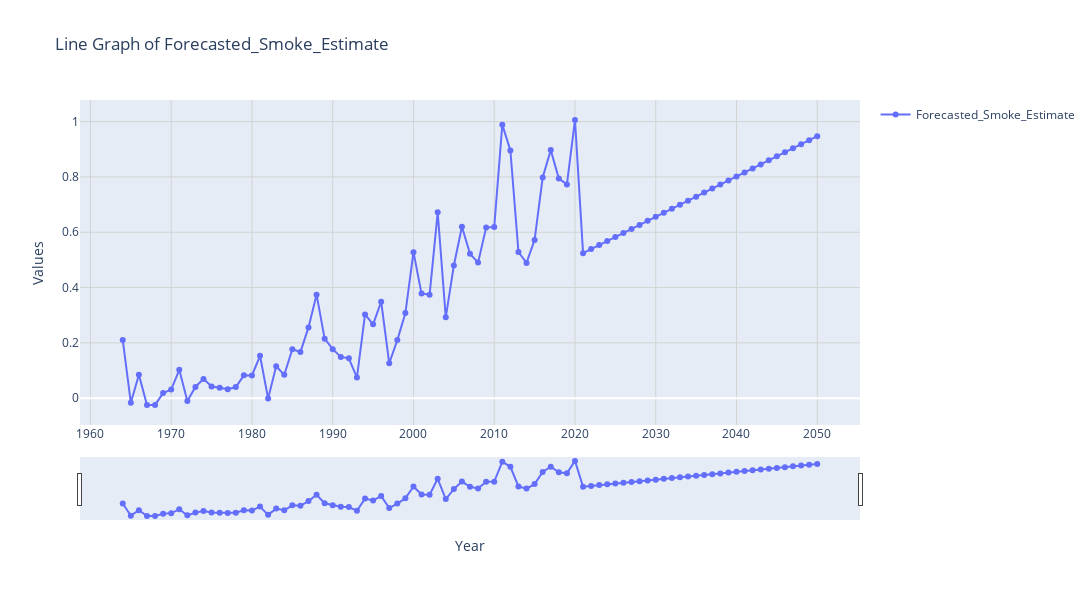

Here is the notebook cell this chart was saved with:
### Markdown cell above
# Exploratory Data Analysis (EDA): Visualizing Smoke Estimate Data, Market Data, and Their Correlations

This section focuses on visualizing the smoke estimate data and housing data, examining how they correlate, and identifying any noticeable trends. The goal is to understand the relationship between these datasets and uncover patterns that can inform further analysis.

This code creates an interactive line graph using Plotly, displaying the forecasted smoke estimates over time. It first creates a figure and adds a line trace that plots the 'Year' on the x-axis and 'Forecasted_Smoke_Estimate' on the y-axis, with both lines and markers representing the data points. The layout of the plot is customized with titles for the axes and the plot itself, as well as setting the plot dimensions. Gridlines are added to make the graph easier to read. Additionally, a range slider and selector are included for zooming and focusing on different time periods, allowing users to view data from the last 10, 20, or 50 years, or all available data. Finally, the plot is displayed. This makes the visualization more user-friendly and interactive.

### Code cell
import plotly.graph_objects as go

# Create the figure
fig = go.Figure()

# Add the line trace
fig.add_trace(go.Scatter(
    x=smoke_estimate_data['Year'],
    y=smoke_estimate_data['Forecasted_Smoke_Estimate'],
    mode='lines+markers',
    name='Forecasted_Smoke_Estimate'
))

# Customize the layout
fig.update_layout(
    title='Line Graph of Forecasted_Smoke_Estimate',
    xaxis_title='Year',
    yaxis_title='Values',
    width=1400,
    height=600,
    showlegend=True
)

# Add gridlines
fig.update_xaxes(showgrid=True, gridwidth=1, gridcolor='lightgray')
fig.update_yaxes(showgrid=True, gridwidth=1, gridcolor='lightgray')

# Add range slider and selector
fig.update_xaxes(
    rangeslider_visible=True,
    rangeselector=dict(
        buttons=list([
            dict(count=10, label="10y", step="year", stepmode="backward"),
            dict(count=20, label="20y", step="year", stepmode="backward"),
            dict(count=50, label="50y", step="year", stepmode="backward"),
            dict(step="all")
        ])
    )
)

# Show the plot
fig.show()

### Figure 1 — Plotly figure (JSON) as saved in the notebook; plotly's stock layout.template omitted (floating-point values rounded to 4 significant figures)
{"data": [{"mode": "lines+markers", "name": "Forecasted_Smoke_Estimate", "type": "scatter", "x": [1964, 1965, 1966, 1967, 1968, 1969, 1970, 1971, 1972, 1973, 1974, 1975, 1976, 1977, 1978, 1979, 1980, 1981, 1982, 1983, 1984, 1985, 1986, 1987, 1988, 1989, 1990, 1991, 1992, 1993, 1994, 1995, 1996, 1997, 1998, 1999, 2000, 2001, 2002, 2003, 2004, 2005, 2006, 2007, 2008, 2009, 2010, 2011, 2012, 2013, 2014, 2015, 2016, 2017, 2018, 2019, 2020, 2021, 2022, 2023, 2024, 2025, 2026, 2027, 2028, 2029, 2030, 2031, 2032, 2033, 2034, 2035, 2036, 2037, 2038, 2039, 2040, 2041, 2042, 2043, 2044, 2045, 2046, 2047, 2048, 2049, 2050], "y": [0.2106, -0.01684, 0.08495, -0.02467, -0.02426, 0.01848, 0.03101, 0.1024, -0.01044, 0.04059, 0.0698, 0.04224, 0.03752, 0.03217, 0.04019, 0.0826, 0.08224, 0.1532, -0.001336, 0.1154, 0.08436, 0.177, 0.1672, 0.256, 0.3744, 0.2152, 0.1773, 0.1493, 0.144, 0.07451, 0.3027, 0.2671, 0.3488, 0.1262, 0.2101, 0.3079, 0.528, 0.3782, 0.3743, 0.6721, 0.2925, 0.4796, 0.62, 0.5221, 0.4908, 0.6169, 0.6187, 0.9891, 0.896, 0.5287, 0.4891, 0.5724, 0.7978, 0.897, 0.794, 0.7731, 1.006, 0.5245, 0.5391, 0.5537, 0.5683, 0.5829, 0.5974, 0.612, 0.6266, 0.6412, 0.6558, 0.6704, 0.685, 0.6996, 0.7142, 0.7288, 0.7433, 0.7579, 0.7725, 0.7871, 0.8017, 0.8163, 0.8309, 0.8455, 0.8601, 0.8747, 0.8892, 0.9038, 0.9184, 0.933, 0.9476]}], "layout": {"height": 600, "showlegend": true, "title": {"text": "Line Graph of Forecasted_Smoke_Estimate"}, "width": 1400, "xaxis": {"gridcolor": "lightgray", "gridwidth": 1, "rangeselector": {"buttons": [{"count": 10, "label": "10y", "step": "year", "stepmode": "backward"}, {"count": 20, "label": "20y", "step": "year", "stepmode": "backward"}, {"count": 50, "label": "50y", "step": "year", "stepmode": "backward"}, {"step": "all"}]}, "rangeslider": {"visible": true}, "showgrid": true, "title": {"text": "Year"}}, "yaxis": {"gridcolor": "lightgray", "gridwidth": 1, "showgrid": true, "title": {"text": "Values"}}}}
